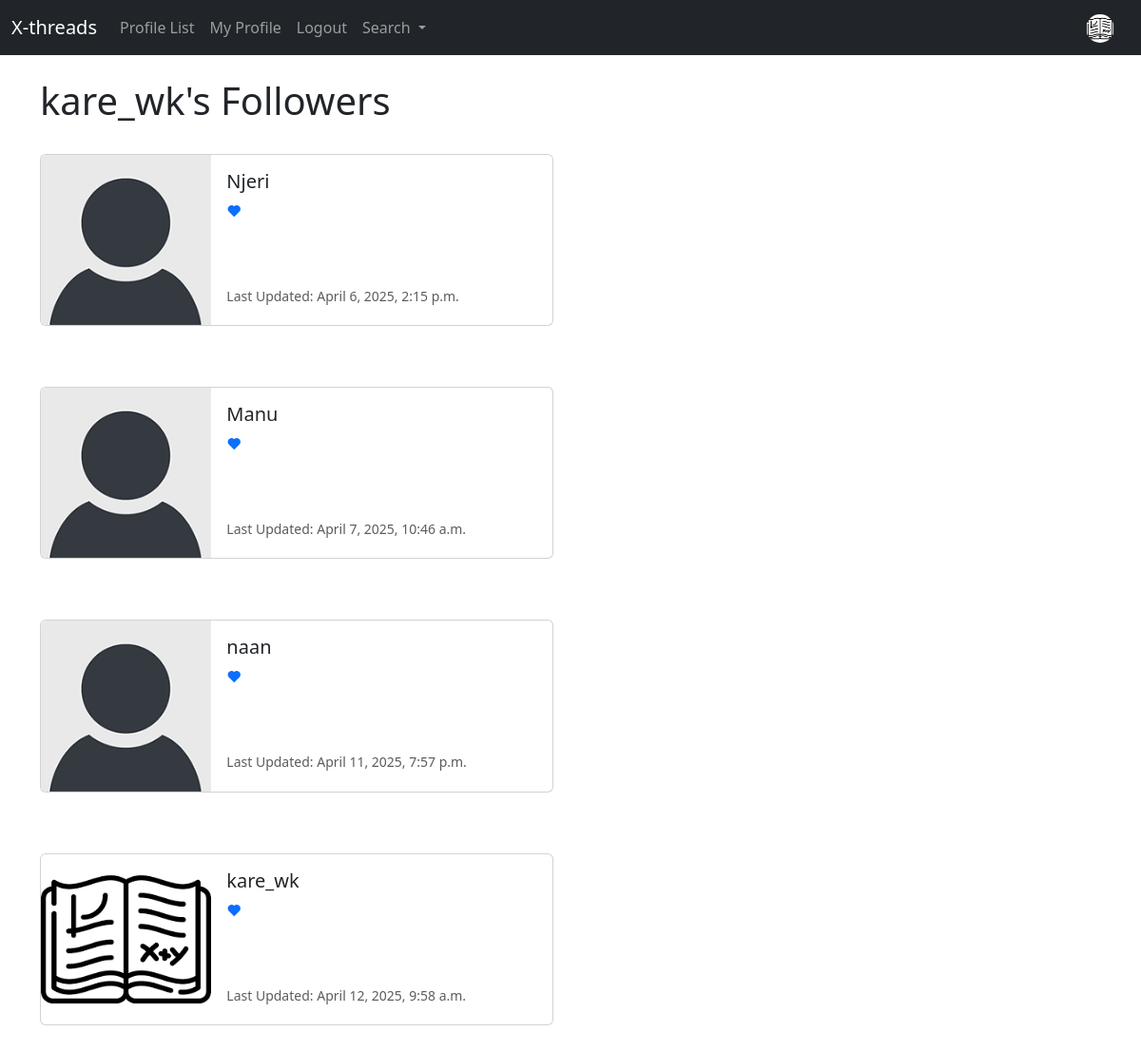
The app's page /profile/follower/8 (signed in) with its own data.
### musker/models.py (models this page shows, shortened)
class Profile(models.Model):
    user = models.OneToOneField(User, on_delete=models.CASCADE)
    follows = models.ManyToManyField("self",
                                    related_name="followed_by",
                                    symmetrical=False,
                                    blank=True)
    date_modified = models.DateTimeField(User, auto_now=True)
    profile_image = models.ImageField(null=True, blank=True, upload_to="images/")
    profile_bio = models.CharField(null=True, blank=True,max_length=500)
    homepage_link = models.CharField(null=True, blank=True,max_length=500)
    facebook_link = models.CharField(null=True, blank=True,max_length=500)
    instagram_link = models.CharField(null=True, blank=True,max_length=500)
    linkedIn_link = models.CharField(null=True, blank=True,max_length=500)
    def create_profile(sender, instance, created, **kwargs):
        if created:
            user_profile = Profile(user=instance)
            user_profile.save()
            user_profile.follows.set([instance.profile.id])
            user_profile.save()
    post_save.connect(create_profile, sender=User)

### musker/views.py (the view)
# urls.py: path('profile/follower/<int:pk>', views.followers, name="followers"),
def followers(request, pk):
     if request.user.is_authenticated:
          if request.user.id == pk:
               profiles = Profile.objects.get(user_id=pk)
               return render(request, 'followers.html', {"profiles":profiles})
          else:
               messages.success(request, ("That is not your profile Page..."))
               return redirect('home')
     else:
          messages.success(request, ("You must be logged in to view profiles."))
          return redirect('home')

### musker/templates/followers.html
{% extends 'base.html' %}
{% load static %}
{% block content %}
	<h1>{{ request.user.username }}'s Followers</h1>
<br/>
{% if profiles %}
	{% for profile in profiles.followed_by.all %}
		<div class="card mb-3" style="max-width: 540px;">
  <div class="row g-0">
    <div class="col-md-4">
      {% if profile.profile_image %}
      <img src="{{ profile.profile_image.url }}" width=200 height=200 class="img-fluid rounded-start" alt="{{profile.user.username}}">
      {% else %}
      <img src="{% static 'images/default_profile_pic (1).png' %}" class="img-fluid rounded-start" alt="Profile Image">
      {% endif %}
    </div>
    <div class="col-md-8">
      <div class="card-body">
        <h5 class="card-title">{{ profile.user.username }}</h5>
        <p class="card-text">
            {% if following in profile.follows.all %}
            <a href="{% url 'unfollow' following.user.id  %}"><i class='bx bx-undo bx-flip-horizontal'></i></a>
            <br>
            {% else %}
            <a href="{% url 'follow' user.id %}">
                <i class='bx bxs-heart'></i>
            </a>
            <br>
            {% endif %}
          </p>
        <br/><br/>
        <p class="card-text"><small class="text-muted">Last Updated: {{ profile.date_modified }}</small></p>
      </div>
    </div>
  </div>
</div>
<br/><br/>
	{% endfor %}
{% endif %}
{% endblock %}

### musker/templates/navbar.html (shortened to what this page needs)
{% load static %}
<nav class="navbar navbar-expand-lg  navbar-dark bg-dark">
    <div class="container-fluid">
      <a class="navbar-brand" href="{% url 'home' %}">X-threads</a>
      <div class="collapse navbar-collapse" id="navbarSupportedContent">
        <ul class="navbar-nav me-auto mb-2 mb-lg-0">
          <li class="nav-item">
            <a class="nav-link" href="{% url 'profile_list' %}">Profile List</a>
          </li>
          {% if user.is_authenticated %}
             <li class="nav-item">
             <a class="nav-link" href="{% url 'profile' request.user.id %}">My Profile </a>
             </li>
             <li class="nav-item">
              <a class="nav-link" href="{% url 'logout' %}">Logout</a>
              </li>
          {% endif %}
          <li class="nav-item dropdown">
            <a class="nav-link dropdown-toggle" href="#" role="button" data-bs-toggle="dropdown" aria-expanded="false">
              Search
            </a>
          </li>
        </ul>
        {% if user.is_authenticated %}
             <li class="nav-link navbar-brand">
               <a href="{% url 'profile' request.user.id %}">
                {% if user.profile.profile_image %}
                <img src="{{ user.profile.profile_image.url  }}" class="rounded-circle" width="30">
                {% else %}
                <img src="{% static 'images/default_profile_pic (1).png' %}" width=50 height=50 class="rounded-circle" alt="{{ meep.user.username }}">
                {% endif %}
               </a>
             </li>
        {% endif %}
      </div>
    </div>
  </nav>

### records on screen
Profile: user.username "Njeri", date_modified "April 6, 2025, 2:15 p.m."
Profile: user.username "Manu", date_modified "April 7, 2025, 10:46 a.m."
Profile: user.username "naan", date_modified "April 11, 2025, 7:57 p.m."
Profile: profile_image (picture), user.username "kare_wk", date_modified "April 12, 2025, 9:58 a.m."

### other values on screen
{{ request.user.username }} "kare_wk"
